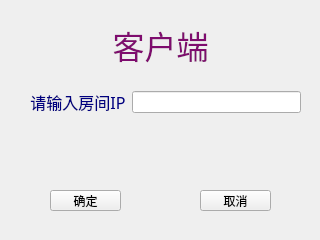
<?xml version="1.0" encoding="UTF-8"?>
<ui version="4.0">
 <class>Client</class>
 <widget class="QWidget" name="Client">
  <property name="geometry">
   <rect>
    <x>0</x>
    <y>0</y>
    <width>320</width>
    <height>240</height>
   </rect>
  </property>
  <property name="minimumSize">
   <size>
    <width>320</width>
    <height>240</height>
   </size>
  </property>
  <property name="maximumSize">
   <size>
    <width>320</width>
    <height>240</height>
   </size>
  </property>
  <property name="windowTitle">
   <string>Form</string>
  </property>
  <widget class="QLabel" name="label_3">
   <property name="geometry">
    <rect>
     <x>110</x>
     <y>20</y>
     <width>101</width>
     <height>51</height>
    </rect>
   </property>
   <property name="font">
    <font>
     <family>华文楷体</family>
    </font>
   </property>
   <property name="text">
    <string>&lt;html&gt;&lt;head/&gt;&lt;body&gt;&lt;p align=&quot;center&quot;&gt;&lt;span style=&quot; font-size:24pt; color:#7e0c6e;&quot;&gt;客户端&lt;/span&gt;&lt;/p&gt;&lt;/body&gt;&lt;/html&gt;</string>
   </property>
  </widget>
  <widget class="QPushButton" name="connect">
   <property name="geometry">
    <rect>
     <x>50</x>
     <y>190</y>
     <width>71</width>
     <height>21</height>
    </rect>
   </property>
   <property name="minimumSize">
    <size>
     <width>0</width>
     <height>0</height>
    </size>
   </property>
   <property name="maximumSize">
    <size>
     <width>16777215</width>
     <height>16777215</height>
    </size>
   </property>
   <property name="text">
    <string>确定</string>
   </property>
  </widget>
  <widget class="QPushButton" name="cancel">
   <property name="geometry">
    <rect>
     <x>200</x>
     <y>190</y>
     <width>71</width>
     <height>21</height>
    </rect>
   </property>
   <property name="text">
    <string>取消</string>
   </property>
  </widget>
  <widget class="QWidget" name="layoutWidget">
   <property name="geometry">
    <rect>
     <x>30</x>
     <y>90</y>
     <width>271</width>
     <height>24</height>
    </rect>
   </property>
   <layout class="QHBoxLayout" name="horizontalLayout" stretch="0,0">
    <item>
     <widget class="QLabel" name="label">
      <property name="font">
       <font>
        <family>黑体</family>
       </font>
      </property>
      <property name="text">
       <string>&lt;html&gt;&lt;head/&gt;&lt;body&gt;&lt;p align=&quot;center&quot;&gt;&lt;span style=&quot; font-size:12pt; color:#00007f;&quot;&gt;请输入房间IP&lt;/span&gt;&lt;/p&gt;&lt;/body&gt;&lt;/html&gt;</string>
      </property>
     </widget>
    </item>
    <item>
     <widget class="QLineEdit" name="IPLine"/>
    </item>
   </layout>
  </widget>
 </widget>
 <resources/>
 <connections/>
</ui>
